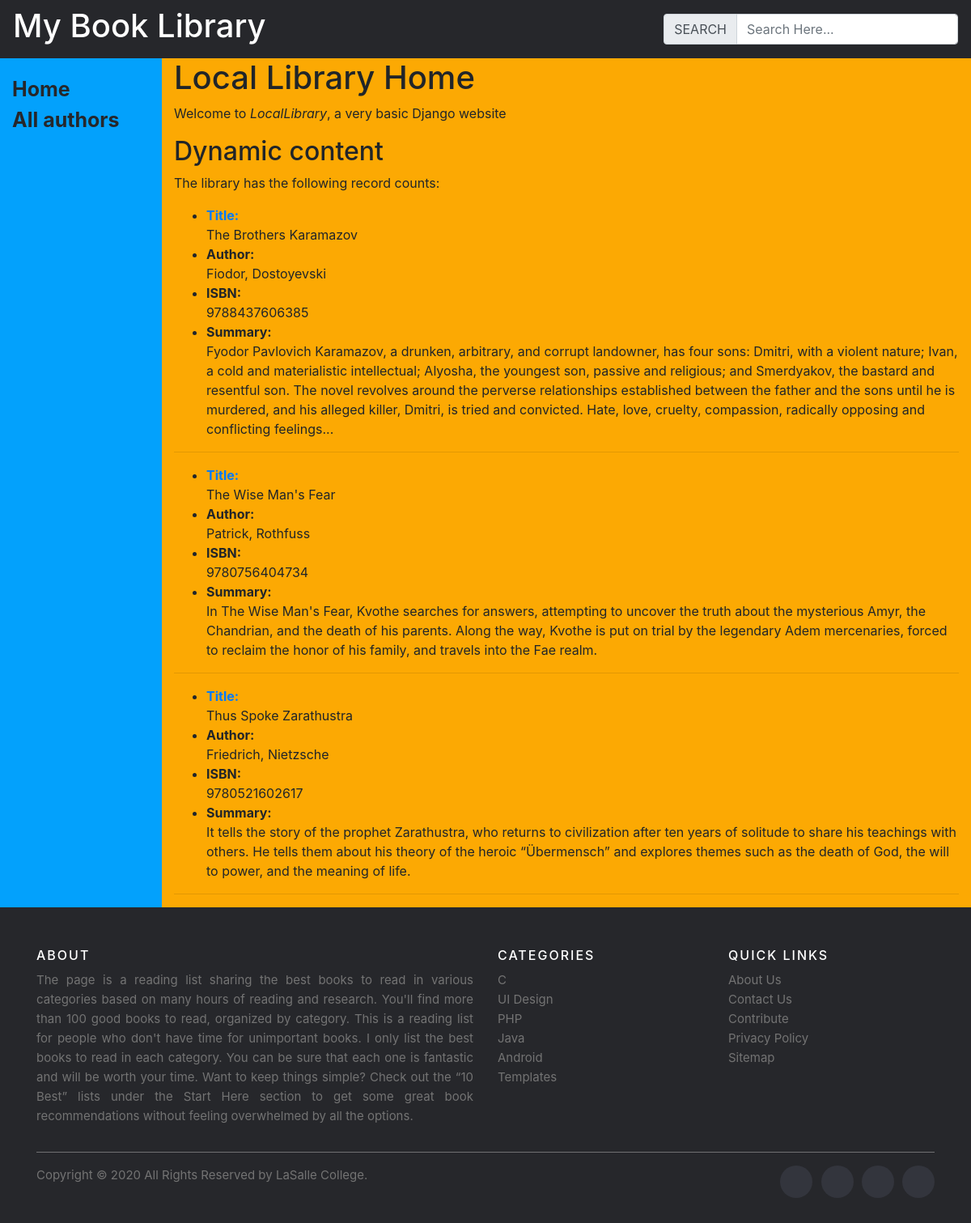
The page / on the database its author committed.
### mylibrary/models.py (models this page shows, shortened)
class Book(models.Model):
    title = models.CharField(max_length = 200)
    author = models.ForeignKey(Author, on_delete=models.SET_NULL, null=True)
    summary = models.TextField()
    isbn = models.CharField(max_length=13)
    genre = models.ManyToManyField(Genre)

class Author(models.Model):
    first_name = models.CharField(max_length = 200)
    last_name = models.CharField(max_length = 200)
    dob = models.DateField()
    def __str__(self):
        return f"{self.first_name}, {self.last_name}"

### mylibrary/views.py (the view)
# urls.py: 2. Add a URL to urlpatterns:  path('', views.home, name='home')
def home(request):
    return render(request, 'mylibrary/index.html',{'books':Book.objects.all(), 'title': 'Home Page'})

### mylibrary/templates/mylibrary/index.html
{% extends "mylibrary/base_generic.html" %}
{% block content %}
<h1>Local Library Home</h1>
  <p>Welcome to <em>LocalLibrary</em>, a very basic Django website </p>
<h2>Dynamic content</h2>
  <p>The library has the following record counts:</p>
  	{% for book in books %}
	  <ul>
		<li><strong> <a  href="{% url 'library-bookDetail'%}">Title:</a></strong> <br> {{book.title}}</li>
		<li><strong>Author:</strong> <br>{{book.author}}</li>
		<li><strong>ISBN:</strong> <br>{{book.isbn}}</li>
		<li><strong>Summary:</strong> <br> {{book.summary}}</li>
	  </ul>
	  <hr>
	{% endfor %}
{% endblock %}

### mylibrary/templates/mylibrary/base_generic.html (shortened to what this page needs)
{% load static %}
<!DOCTYPE html>
<html lang="en">
<head>
    <link rel="stylesheet" href="https://cdn.jsdelivr.net/npm/bootstrap@4.5.3/dist/css/bootstrap.min.css">
	<link rel="stylesheet" href="{% static 'styles.css'%}">
</head>
<body>
	<nav class="navbar navbar-light" style="background-color: #26272b; color:#fff;">
		<h1>My Book Library</h1>
		<form class="form-inline">
			<div class="input-group">
			  <div class="input-group-prepend">
				<span class="input-group-text" id="basic-addon1">SEARCH</span>
			  </div>
			  <input type="text" class="form-control" placeholder="Search Here..." aria-label="Username" aria-describedby="basic-addon1">
			</div>
		</form>
	</nav>
  <div class="container-fluid" style="background-color:#03a1fc;" id="nav-bar">
    <div class="row">
      <div class="col-sm-2">
      <ul class="sidebar-nav">
          <li><a href='/'>Home</a></li>
          <li><a href="{% url 'library-authorDetails'%}">All authors</a></li>
      </ul>
      </div>
      <div class="col-sm-10 " style="background-color:#fca903;" id="main-bar">
      {% block content %}{% endblock %}
      </div>
    </div>
  </div>
		<footer class="site-footer">
		  <div class="container">
			<div class="row">
			  <div class="col-sm-12 col-md-6">
				<h6>About</h6>
				<p class="text-justify">
					The page is a reading list sharing the best books to read in various categories based on many hours of reading and research. You'll find more than 100 good books to read, organized by category.
					This is a reading list for people who don't have time for unimportant books. I only list the best books to read in each category. You can be sure that each one is fantastic and will be worth your time.
					Want to keep things simple? Check out the “10 Best” lists under the Start Here section to get some great book recommendations without feeling overwhelmed by all the options.
				</p>
			  </div>
			  <div class="col-xs-6 col-md-3">
				<h6>Categories</h6>
				<ul class="footer-links">
				  <li><a href="http://scanfcode.com/category/c-language/">C</a></li>
				  <li><a href="http://scanfcode.com/category/front-end-development/">UI Design</a></li>
				  <li><a href="http://scanfcode.com/category/back-end-development/">PHP</a></li>
				  <li><a href="http://scanfcode.com/category/java-programming-language/">Java</a></li>
				  <li><a href="http://scanfcode.com/category/android/">Android</a></li>
				  <li><a href="http://scanfcode.com/category/templates/">Templates</a></li>
				</ul>
			  </div>
			  <div class="col-xs-6 col-md-3">
				<h6>Quick Links</h6>
				<ul class="footer-links">
				  <li><a href="http://scanfcode.com/about/">About Us</a></li>
				  <li><a href="http://scanfcode.com/contact/">Contact Us</a></li>
				  <li><a href="http://scanfcode.com/contribute-at-scanfcode/">Contribute</a></li>
				  <li><a href="http://scanfcode.com/privacy-policy/">Privacy Policy</a></li>
				  <li><a href="http://scanfcode.com/sitemap/">Sitemap</a></li>
				</ul>
			  </div>
			</div>
			<hr>
		  </div>
		  <div class="container">
			<div class="row">
			  <div class="col-md-8 col-sm-6 col-xs-12">
				<p class="copyright-text">Copyright &copy; 2020 All Rights Reserved by
			 <a href="#">LaSalle College</a>.
				</p>
			  </div>
			  <div class="col-md-4 col-sm-6 col-xs-12">
				<ul class="social-icons">
				  <li><a class="facebook" href="#"></a></li>
				  <li><a class="twitter" href="#"></a></li>
				  <li><a class="dribbble" href="#"></a></li>
				  <li><a class="linkedin" href="#"></a></li>
				</ul>
			  </div>
			</div>
		  </div>
	</footer>
</body>
</html>

### mylibrary/static/styles.css (style rules this page uses)
.sidebar-nav { margin-top: 20px; padding: 0; list-style: none; color:#fca903; }
.sidebar-nav a { color:#26272b; font-size:25px; font-weight:bold; text-decoration:none; }
.site-footer { background-color:#26272b; padding:45px 0 20px; font-size:15px; line-height:24px; color:#737373; }
.site-footer hr { border-top-color:#bbb; opacity:0.5 }
.site-footer h6 { color:#fff; font-size:16px; text-transform:uppercase; margin-top:5px; letter-spacing:2px }
.site-footer a { color:#737373; }
.footer-links { padding-left:0; list-style:none }
.footer-links li { display:block }
.footer-links a { color:#737373 }
.site-footer .social-icons { text-align:right }
.site-footer .social-icons a { width:40px; height:40px; line-height:40px; margin-left:6px; margin-right:0; border-radius:100%; background-color:#33353d }
.copyright-text { margin:0 }
.social-icons { padding-left:0; margin-bottom:0; list-style:none }
.social-icons li { display:inline-block; margin-bottom:4px }
.social-icons a { background-color:#eceeef; color:#818a91; font-size:16px; display:inline-block; line-height:44px; width:44px; height:44px; text-align:center; margin-right:8px; border-radius:100%; -webkit-transition:all .2s linear; -o-transition:all .2s linear; transition:all .2s linear }

### rows shown on the page
Book: title "The Brothers Karamazov", author "Fiodor, Dostoyevski", isbn "9788437606385", summary "Fyodor Pavlovich Karamazov, a drunken, arbitrary, and corrupt landowner, has four sons: Dmitri, with a violent nature; Ivan, a cold and materialistic intellectual; Alyosha, the youngest son, passive and religious; and Smerdyakov, the bastard and resentful son. The novel revolves around the perverse relationships established between the father and the sons until he is murdered, and his alleged killer, Dmitri, is tried and convicted. Hate, love, cruelty, compassion, radically opposing and conflicting feelings..."
Book: title "The Wise Man's Fear", author "Patrick, Rothfuss", isbn "9780756404734", summary "In The Wise Man's Fear, Kvothe searches for answers, attempting to uncover the truth about the mysterious Amyr, the Chandrian, and the death of his parents. Along the way, Kvothe is put on trial by the legendary Adem mercenaries, forced to reclaim the honor of his family, and travels into the Fae realm."
Book: title "Thus Spoke Zarathustra", author "Friedrich, Nietzsche", isbn "9780521602617", summary "It tells the story of the prophet Zarathustra, who returns to civilization after ten years of solitude to share his teachings with others. He tells them about his theory of the heroic “Übermensch” and explores themes such as the death of God, the will to power, and the meaning of life."
